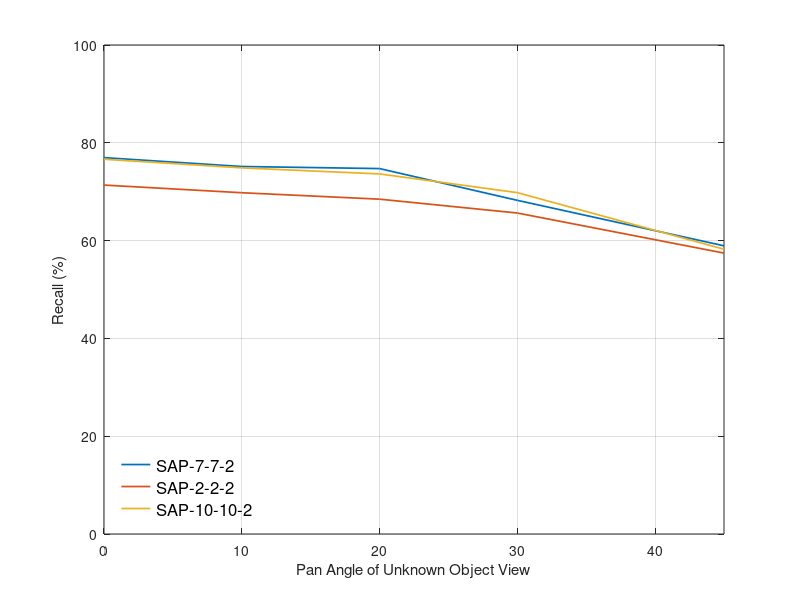
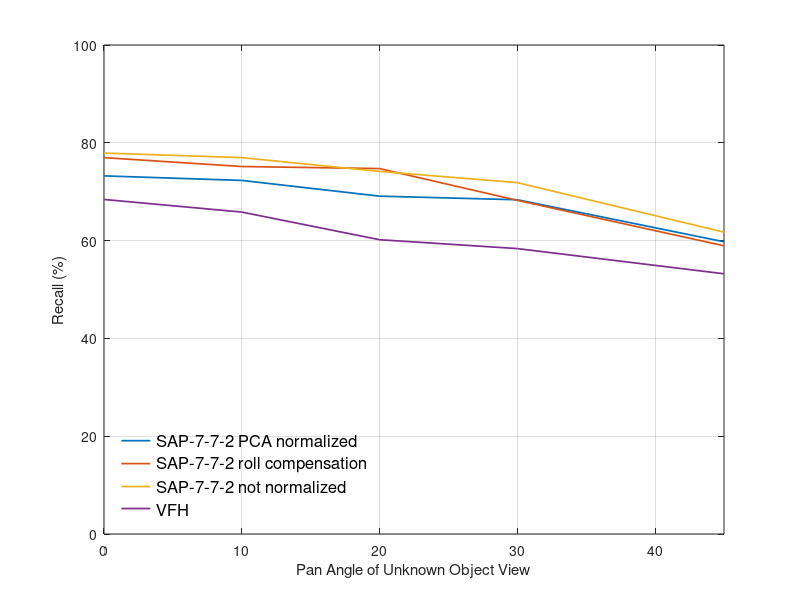

Recreate these plots in MATLAB, in order.
% with pose normalization on IPA-2:
viewNumbers_sap772_pcanorm = [36, 24, 18, 16, 12, 9, 8, 6, 4];
angles_sap772_pcanorm = [0, 180./viewNumbers_sap772_pcanorm(2:end)];
% performance on PCA3CF7-7-2
performance_sap772_pcanorm = [0.732341, 0.736045, 0.723082, 0.695370, 0.725331, 0.690873, 0.667460, 0.683532, 0.597619];
%performance772 = [0.779034, 0.766997, 0.769709, 0.744577, 0.733069, 0.718585, 0.710317, 0.617262];
% performance on PCA3CF2-2-2
performance_sap222_pcanorm = [0.683598, 0.691005, 0.681548, 0.68201, 0.682672, 0.649471, 0.654960, 0.657804, 0.597884];
% performance on PCA3CF10-10-2
performance_sap10102_pcanorm = [0.735648, 0.735516, 0.721362, 0.696362, 0.726190, 0.692460, 0.668783, 0.680820, 0.578042];


% without pose normalization on IPA-2:
viewNumbers_sap772_nonorm = [36, 24, 18, 16, 12, 9, 8, 6, 4];
angles_sap772_nonorm = [0, 180./viewNumbers_sap772_nonorm(2:end)];
% performance on PCA3CF7-7-2 nonorm with IPA-2
performance_sap772_nonorm = [0.779034, 0.766997, 0.769709, 0.733069, 0.744577, 0.741468, 0.710317, 0.718585, 0.617262];
%performance772 = [0.779034, 0.766997, 0.769709, 0.744577, 0.733069, 0.718585, 0.710317, 0.617262];
% performance on PCA3CF2-2-2 nonorm with IPA-2
performance_sap222_nonorm = [0.710913, 0.694312, 0.694180, 0.699140, 0.692791, 0.685648, 0.656481, 0.669180, 0.563955];
% performance on PCA3CF10-10-2 nonorm with IPA-2
performance_sap10102_nonorm = [0.767460, 0.735450, 0.742262, 0.719180, 0.733069, 0.743585, 0.684325, 0.715741, 0.606614];

% with roll pose normalization on IPA-2:
viewNumbers_sap772_rollnorm = [36, 24, 18, 16, 12, 9, 8, 6, 4];
angles_sap772_rollnorm = [0, 180./viewNumbers_sap772_rollnorm(2:end)];
% performance on PCA3CF7-7-2
performance_sap772_rollnorm = [0.769643, 0.758796, 0.751521, 0.741336, 0.730820, 0.747288, 0.684722, 0.682341, 0.589352];
% performance on PCA3CF2-2-2
performance_sap222_rollnorm = [0.713558, 0.705886, 0.697884, 0.713095, 0.699405, 0.684722, 0.671429, 0.656415, 0.574471];
% performance on PCA3CF10-10-2
performance_sap10102_rollnorm = [0.766336, 0.751124, 0.748743, 0.731812, 0.741468, 0.736376, 0.684458, 0.698082, 0.582341];

% with vfh on IPA-2:
viewNumbers_vfh = [36, 24, 18, 16, 12, 9, 8, 6, 4];
angles_vfh = [0, 180./viewNumbers_vfh(2:end)];
% performance on vfh
performance_vfh = [0.684127, 0.649802, 0.658333, 0.608929, 0.640873, 0.6018, 0.588823, 0.583664, 0.532143];   % 9 is not measured but interpolated between 8 and 12


viewNumbers = viewNumbers_sap772_rollnorm;
angles = angles_sap772_rollnorm;
performance772 = performance_sap772_rollnorm;
performance222 = performance_sap222_rollnorm;
performance10102 = performance_sap10102_rollnorm;


figure(1)
set(gca, 'FontSize', 12)
%plot(viewNumbers, [performance222', performance772', performance10102']*100, 'LineWidth', 1.25)
%plot(angles, [performance772', performance222', performance10102']*100, 'LineWidth', 1.25)
plot(angles([1, 3, 6, 8, 9]), [performance772([1, 3, 6, 8, 9])', performance222([1, 3, 6, 8, 9])', performance10102([1, 3, 6, 8, 9])']*100, 'LineWidth', 1.25)
grid
%xlim([4,36])
xlim([0,45])
ylim([0, 100])
%xlabel('Number of Training Views per Object')
xlabel('Pan Angle of Unknown Object View')
ylabel('Recall (%)')
l__ = legend('SAP-7-7-2', 'SAP-2-2-2', 'SAP-10-10-2', 'Location', 'SouthWest');
set(l__, 'Box', 'off')
set(l__, 'FontSize', 12)


figure(2)
set(gca, 'FontSize', 12)
%plot(viewNumbers, [performance222', performance772', performance10102']*100, 'LineWidth', 1.25)
%plot(angles, [performance_sap772_pcanorm', performance_sap772_rollnorm', performance_sap772_nonorm']*100, 'LineWidth', 1.25)
plot(angles([1, 3, 6, 8, 9]), [performance_sap772_pcanorm([1, 3, 6, 8, 9])', performance_sap772_rollnorm([1, 3, 6, 8, 9])', performance_sap772_nonorm([1, 3, 6, 8, 9])', performance_vfh([1, 3, 6, 8, 9])']*100, 'LineWidth', 1.25)
grid
%xlim([4,36])
xlim([0,45])
ylim([0, 100])
%xlabel('Number of Training Views per Object')
xlabel('Pan Angle of Unknown Object View')
ylabel('Recall (%)')
l__ = legend('SAP-7-7-2 PCA normalized', 'SAP-7-7-2 roll compensation', 'SAP-7-7-2 not normalized', 'VFH', 'Location', 'SouthWest');
set(l__, 'Box', 'off')
set(l__, 'FontSize', 12)